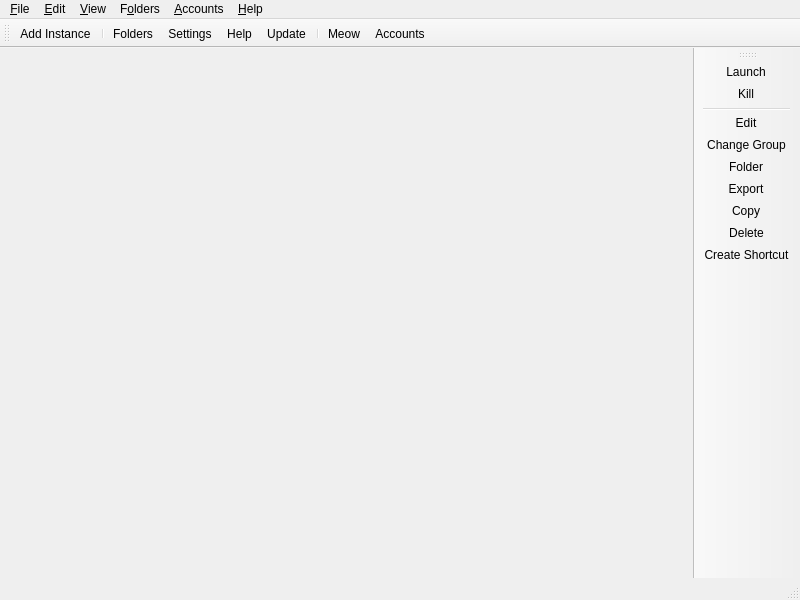
<?xml version="1.0" encoding="UTF-8"?>
<ui version="4.0">
 <class>MainWindow</class>
 <widget class="QMainWindow" name="MainWindow">
  <property name="geometry">
   <rect>
    <x>0</x>
    <y>0</y>
    <width>800</width>
    <height>600</height>
   </rect>
  </property>
  <widget class="QWidget" name="centralWidget">
   <layout class="QHBoxLayout" name="horizontalLayout">
    <property name="spacing">
     <number>0</number>
    </property>
    <property name="leftMargin">
     <number>0</number>
    </property>
    <property name="topMargin">
     <number>0</number>
    </property>
    <property name="rightMargin">
     <number>0</number>
    </property>
    <property name="bottomMargin">
     <number>0</number>
    </property>
   </layout>
  </widget>
  <widget class="QStatusBar" name="statusBar"/>
  <widget class="QToolBar" name="mainToolBar">
   <property name="windowTitle">
    <string>Main Toolbar</string>
   </property>
   <property name="allowedAreas">
    <set>Qt::BottomToolBarArea|Qt::TopToolBarArea</set>
   </property>
   <property name="toolButtonStyle">
    <enum>Qt::ToolButtonTextBesideIcon</enum>
   </property>
   <property name="floatable">
    <bool>false</bool>
   </property>
   <attribute name="toolBarArea">
    <enum>TopToolBarArea</enum>
   </attribute>
   <attribute name="toolBarBreak">
    <bool>false</bool>
   </attribute>
   <addaction name="actionAddInstance"/>
   <addaction name="separator"/>
   <addaction name="actionFoldersButton"/>
   <addaction name="actionSettings"/>
   <addaction name="actionHelpButton"/>
   <addaction name="actionCheckUpdate"/>
   <addaction name="separator"/>
   <addaction name="actionCAT"/>
   <addaction name="actionAccountsButton"/>
  </widget>
  <widget class="WideBar" name="instanceToolBar">
   <property name="windowTitle">
    <string>Instance Toolbar</string>
   </property>
   <property name="allowedAreas">
    <set>Qt::LeftToolBarArea|Qt::RightToolBarArea</set>
   </property>
   <property name="iconSize">
    <size>
     <width>16</width>
     <height>16</height>
    </size>
   </property>
   <property name="toolButtonStyle">
    <enum>Qt::ToolButtonTextBesideIcon</enum>
   </property>
   <property name="floatable">
    <bool>false</bool>
   </property>
   <property name="useDefaultAction" stdset="0">
    <bool>true</bool>
   </property>
   <attribute name="toolBarArea">
    <enum>RightToolBarArea</enum>
   </attribute>
   <attribute name="toolBarBreak">
    <bool>false</bool>
   </attribute>
   <addaction name="actionLaunchInstance"/>
   <addaction name="actionKillInstance"/>
   <addaction name="separator"/>
   <addaction name="actionEditInstance"/>
   <addaction name="actionChangeInstGroup"/>
   <addaction name="actionViewSelectedInstFolder"/>
   <addaction name="actionExportInstance"/>
   <addaction name="actionCopyInstance"/>
   <addaction name="actionDeleteInstance"/>
   <addaction name="actionCreateInstanceShortcut"/>
  </widget>
  <widget class="QMenuBar" name="menuBar">
   <property name="geometry">
    <rect>
     <x>0</x>
     <y>0</y>
     <width>800</width>
     <height>22</height>
    </rect>
   </property>
   <widget class="QMenu" name="fileMenu">
    <property name="title">
     <string>&amp;File</string>
    </property>
    <property name="toolTipsVisible">
     <bool>true</bool>
    </property>
    <addaction name="actionAddInstance"/>
    <addaction name="separator"/>
    <addaction name="actionLaunchInstance"/>
    <addaction name="actionKillInstance"/>
    <addaction name="separator"/>
    <addaction name="actionEditInstance"/>
    <addaction name="actionChangeInstGroup"/>
    <addaction name="actionViewSelectedInstFolder"/>
    <addaction name="actionExportInstance"/>
    <addaction name="actionCopyInstance"/>
    <addaction name="actionDeleteInstance"/>
    <addaction name="actionCreateInstanceShortcut"/>
    <addaction name="separator"/>
    <addaction name="actionSettings"/>
    <addaction name="actionCloseWindow"/>
   </widget>
   <widget class="QMenu" name="editMenu">
    <property name="title">
     <string>&amp;Edit</string>
    </property>
    <property name="toolTipsVisible">
     <bool>true</bool>
    </property>
    <addaction name="actionUndoTrashInstance"/>
   </widget>
   <widget class="QMenu" name="viewMenu">
    <property name="title">
     <string>&amp;View</string>
    </property>
    <property name="toolTipsVisible">
     <bool>true</bool>
    </property>
    <addaction name="actionChangeTheme"/>
    <addaction name="separator"/>
    <addaction name="actionCAT"/>
    <addaction name="actionToggleStatusBar"/>
    <addaction name="actionLockToolbars"/>
    <addaction name="separator"/>
   </widget>
   <widget class="QMenu" name="foldersMenu">
    <property name="title">
     <string>F&amp;olders</string>
    </property>
    <property name="toolTipsVisible">
     <bool>true</bool>
    </property>
    <addaction name="actionViewLauncherRootFolder"/>
    <addaction name="separator"/>
    <addaction name="actionViewInstanceFolder"/>
    <addaction name="actionViewCentralModsFolder"/>
    <addaction name="actionViewSkinsFolder"/>
    <addaction name="actionViewJavaFolder"/>
    <addaction name="separator"/>
    <addaction name="actionViewIconThemeFolder"/>
    <addaction name="actionViewWidgetThemeFolder"/>
    <addaction name="actionViewCatPackFolder"/>
    <addaction name="actionViewIconsFolder"/>
    <addaction name="separator"/>
    <addaction name="actionViewLogsFolder"/>
   </widget>
   <widget class="QMenu" name="accountsMenu">
    <property name="title">
     <string>&amp;Accounts</string>
    </property>
   </widget>
   <widget class="QMenu" name="helpMenu">
    <property name="title">
     <string>&amp;Help</string>
    </property>
    <property name="toolTipsVisible">
     <bool>true</bool>
    </property>
    <addaction name="actionClearMetadata"/>
    <addaction name="actionReportBug"/>
    <addaction name="actionViewLog"/>
    <addaction name="actionAddToPATH"/>
    <addaction name="separator"/>
    <addaction name="actionMATRIX"/>
    <addaction name="actionDISCORD"/>
    <addaction name="actionREDDIT"/>
    <addaction name="separator"/>
    <addaction name="actionMoreNews"/>
    <addaction name="actionCheckUpdate"/>
    <addaction name="actionOpenWiki"/>
    <addaction name="actionAbout"/>
   </widget>
   <addaction name="fileMenu"/>
   <addaction name="editMenu"/>
   <addaction name="viewMenu"/>
   <addaction name="foldersMenu"/>
   <addaction name="accountsMenu"/>
   <addaction name="helpMenu"/>
  </widget>
  <action name="actionMoreNews">
   <property name="icon">
    <iconset theme="news"/>
   </property>
   <property name="text">
    <string>More News...</string>
   </property>
   <property name="toolTip">
    <string>Open the development blog to read more news about %1.</string>
   </property>
  </action>
  <action name="actionCAT">
   <property name="checkable">
    <bool>true</bool>
   </property>
   <property name="icon">
    <iconset theme="cat"/>
   </property>
   <property name="text">
    <string>&amp;Meow</string>
   </property>
   <property name="toolTip">
    <string>It's a fluffy kitty :3</string>
   </property>
  </action>
  <action name="actionToggleStatusBar">
   <property name="checkable">
    <bool>true</bool>
   </property>
   <property name="text">
    <string>Status Bar</string>
   </property>
  </action>
  <action name="actionLockToolbars">
   <property name="checkable">
    <bool>true</bool>
   </property>
   <property name="text">
    <string>Lock Toolbars</string>
   </property>
  </action>
  <action name="actionUndoTrashInstance">
   <property name="enabled">
    <bool>false</bool>
   </property>
   <property name="text">
    <string>&amp;Undo Last Instance Deletion</string>
   </property>
  </action>
  <action name="actionAddInstance">
   <property name="icon">
    <iconset theme="new"/>
   </property>
   <property name="text">
    <string>Add Instanc&amp;e...</string>
   </property>
   <property name="toolTip">
    <string>Add a new instance.</string>
   </property>
  </action>
  <action name="actionCheckUpdate">
   <property name="icon">
    <iconset theme="checkupdate"/>
   </property>
   <property name="text">
    <string>&amp;Update...</string>
   </property>
   <property name="toolTip">
    <string>Check for new updates for %1.</string>
   </property>
   <property name="menuRole">
    <enum>QAction::ApplicationSpecificRole</enum>
   </property>
  </action>
  <action name="actionSettings">
   <property name="icon">
    <iconset theme="settings"/>
   </property>
   <property name="text">
    <string>Setti&amp;ngs...</string>
   </property>
   <property name="toolTip">
    <string>Change settings.</string>
   </property>
   <property name="menuRole">
    <enum>QAction::PreferencesRole</enum>
   </property>
  </action>
  <action name="actionManageAccounts">
   <property name="icon">
    <iconset theme="accounts"/>
   </property>
   <property name="text">
    <string>&amp;Manage Accounts...</string>
   </property>
  </action>
  <action name="actionLaunchInstance">
   <property name="icon">
    <iconset theme="launch"/>
   </property>
   <property name="text">
    <string>&amp;Launch</string>
   </property>
   <property name="toolTip">
    <string>Launch the selected instance.</string>
   </property>
  </action>
  <action name="actionKillInstance">
   <property name="icon">
    <iconset theme="status-bad"/>
   </property>
   <property name="text">
    <string>&amp;Kill</string>
   </property>
   <property name="toolTip">
    <string>Kill the running instance.</string>
   </property>
   <property name="shortcut">
    <string>Ctrl+K</string>
   </property>
  </action>
  <action name="actionRenameInstance">
   <property name="icon">
    <iconset theme="rename"/>
   </property>
   <property name="text">
    <string>Rename</string>
   </property>
   <property name="toolTip">
    <string>Rename the selected instance.</string>
   </property>
  </action>
  <action name="actionChangeInstGroup">
   <property name="icon">
    <iconset theme="tag"/>
   </property>
   <property name="text">
    <string>&amp;Change Group...</string>
   </property>
   <property name="toolTip">
    <string>Change the selected instance's group.</string>
   </property>
   <property name="shortcut">
    <string>Ctrl+G</string>
   </property>
  </action>
  <action name="actionChangeInstIcon">
   <property name="text">
    <string>Change Icon</string>
   </property>
   <property name="toolTip">
    <string>Change the selected instance's icon.</string>
   </property>
  </action>
  <action name="actionEditInstance">
   <property name="icon">
    <iconset theme="settings"/>
   </property>
   <property name="text">
    <string>&amp;Edit...</string>
   </property>
   <property name="toolTip">
    <string>Change the instance settings, mods and versions.</string>
   </property>
   <property name="shortcut">
    <string>Ctrl+I</string>
   </property>
  </action>
  <action name="actionViewSelectedInstFolder">
   <property name="icon">
    <iconset theme="viewfolder"/>
   </property>
   <property name="text">
    <string>&amp;Folder</string>
   </property>
   <property name="toolTip">
    <string>Open the selected instance's root folder in a file browser.</string>
   </property>
  </action>
  <action name="actionDeleteInstance">
   <property name="icon">
    <iconset theme="delete"/>
   </property>
   <property name="text">
    <string>Dele&amp;te</string>
   </property>
   <property name="toolTip">
    <string>Delete the selected instance.</string>
   </property>
   <property name="autoRepeat">
    <bool>false</bool>
   </property>
  </action>
  <action name="actionCopyInstance">
   <property name="icon">
    <iconset theme="copy"/>
   </property>
   <property name="text">
    <string>Cop&amp;y...</string>
   </property>
   <property name="toolTip">
    <string>Copy the selected instance.</string>
   </property>
   <property name="shortcut">
    <string>Ctrl+D</string>
   </property>
  </action>
  <action name="actionExportInstance">
   <property name="icon">
    <iconset theme="export"/>
   </property>
   <property name="text">
    <string>E&amp;xport...</string>
   </property>
   <property name="toolTip">
    <string>Export the selected instance to supported formats.</string>
   </property>
  </action>
  <action name="actionExportInstanceZip">
   <property name="icon">
    <iconset theme="launcher"/>
   </property>
   <property name="text">
    <string>Prism Launcher (zip)</string>
   </property>
  </action>
  <action name="actionExportInstanceMrPack">
   <property name="icon">
    <iconset theme="modrinth"/>
   </property>
   <property name="text">
    <string>Modrinth (mrpack)</string>
   </property>
  </action>
  <action name="actionExportInstanceFlamePack">
   <property name="icon">
    <iconset theme="flame"/>
   </property>
   <property name="text">
    <string>CurseForge (zip)</string>
   </property>
  </action>
  <action name="actionCreateInstanceShortcut">
   <property name="icon">
    <iconset theme="shortcut"/>
   </property>
   <property name="text">
    <string>Create Shortcut</string>
   </property>
   <property name="toolTip">
    <string>Creates a shortcut on a selected folder to launch the selected instance.</string>
   </property>
  </action>
  <action name="actionNoAccountsAdded">
   <property name="icon">
    <iconset theme="noaccount"/>
   </property>
   <property name="text">
    <string>No accounts added!</string>
   </property>
  </action>
  <action name="actionNoDefaultAccount">
   <property name="checkable">
    <bool>true</bool>
   </property>
   <property name="icon">
    <iconset theme="noaccount"/>
   </property>
   <property name="text">
    <string>No Default Account</string>
   </property>
   <property name="shortcut">
    <string>Ctrl+0</string>
   </property>
  </action>
  <action name="actionCloseWindow">
   <property name="icon">
    <iconset theme="status-bad"/>
   </property>
   <property name="text">
    <string>Close &amp;Window</string>
   </property>
   <property name="toolTip">
    <string>Close the current window</string>
   </property>
   <property name="menuRole">
    <enum>QAction::QuitRole</enum>
   </property>
  </action>
  <action name="actionViewInstanceFolder">
   <property name="icon">
    <iconset theme="viewfolder"/>
   </property>
   <property name="text">
    <string>&amp;Instances</string>
   </property>
   <property name="toolTip">
    <string>Open the instances folder in a file browser.</string>
   </property>
  </action>
  <action name="actionViewLauncherRootFolder">
   <property name="icon">
    <iconset theme="viewfolder"/>
   </property>
   <property name="text">
    <string>Launcher &amp;Root</string>
   </property>
   <property name="toolTip">
    <string>Open the launcher's root folder in a file browser.</string>
   </property>
  </action>
  <action name="actionViewCentralModsFolder">
   <property name="icon">
    <iconset theme="centralmods"/>
   </property>
   <property name="text">
    <string>&amp;Central Mods</string>
   </property>
   <property name="toolTip">
    <string>Open the central mods folder in a file browser.</string>
   </property>
  </action>
  <action name="actionViewSkinsFolder">
   <property name="icon">
    <iconset theme="viewfolder"/>
   </property>
   <property name="text">
    <string>&amp;Skins</string>
   </property>
   <property name="toolTip">
    <string>Open the skins folder in a file browser.</string>
   </property>
  </action>
  <action name="actionViewIconsFolder">
   <property name="icon">
    <iconset theme="viewfolder"/>
   </property>
   <property name="text">
    <string>Instance Icons</string>
   </property>
   <property name="toolTip">
    <string>Open the instance icons folder in a file browser.</string>
   </property>
  </action>
  <action name="actionViewLogsFolder">
   <property name="icon">
    <iconset theme="viewfolder"/>
   </property>
   <property name="text">
    <string>Logs</string>
   </property>
   <property name="toolTip">
    <string>Open the logs folder in a file browser.</string>
   </property>
  </action>
  <action name="actionChangeTheme">
   <property name="text">
    <string>Themes</string>
   </property>
  </action>
  <action name="actionReportBug">
   <property name="icon">
    <iconset theme="bug"/>
   </property>
   <property name="text">
    <string>Report a Bug or Suggest a Feature</string>
   </property>
   <property name="toolTip">
    <string>Open the bug tracker to report a bug with %1.</string>
   </property>
  </action>
  <action name="actionDISCORD">
   <property name="icon">
    <iconset theme="discord"/>
   </property>
   <property name="text">
    <string>&amp;Discord Guild</string>
   </property>
   <property name="toolTip">
    <string>Open %1 Discord guild.</string>
   </property>
  </action>
  <action name="actionMATRIX">
   <property name="icon">
    <iconset theme="matrix"/>
   </property>
   <property name="text">
    <string>&amp;Matrix Space</string>
   </property>
   <property name="toolTip">
    <string>Open %1 Matrix space.</string>
   </property>
  </action>
  <action name="actionREDDIT">
   <property name="icon">
    <iconset theme="reddit-alien"/>
   </property>
   <property name="text">
    <string>Sub&amp;reddit</string>
   </property>
   <property name="toolTip">
    <string>Open %1 subreddit.</string>
   </property>
  </action>
  <action name="actionAbout">
   <property name="icon">
    <iconset theme="about"/>
   </property>
   <property name="text">
    <string>&amp;About %1</string>
   </property>
   <property name="toolTip">
    <string>View information about %1.</string>
   </property>
   <property name="menuRole">
    <enum>QAction::AboutRole</enum>
   </property>
  </action>
  <action name="actionClearMetadata">
   <property name="icon">
    <iconset theme="refresh"/>
   </property>
   <property name="text">
    <string>&amp;Clear Metadata Cache</string>
   </property>
   <property name="toolTip">
    <string>Clear cached metadata</string>
   </property>
  </action>
  <action name="actionViewLog">
   <property name="icon">
    <iconset theme="log">
     <normaloff>.</normaloff>.</iconset>
   </property>
   <property name="text">
    <string>View logs</string>
   </property>
   <property name="toolTip">
    <string>View current and previous launcher logs</string>
   </property>
  </action>
  <action name="actionAddToPATH">
   <property name="icon">
    <iconset theme="custom-commands"/>
   </property>
   <property name="text">
    <string>Install to &amp;PATH</string>
   </property>
   <property name="toolTip">
    <string>Install a %1 symlink to /usr/local/bin</string>
   </property>
  </action>
  <action name="actionFoldersButton">
   <property name="icon">
    <iconset theme="viewfolder"/>
   </property>
   <property name="text">
    <string>Folders</string>
   </property>
   <property name="toolTip">
    <string>Open one of the folders shared between instances.</string>
   </property>
  </action>
  <action name="actionHelpButton">
   <property name="icon">
    <iconset theme="help"/>
   </property>
   <property name="text">
    <string>Help</string>
   </property>
   <property name="toolTip">
    <string>Get help with %1 or Minecraft.</string>
   </property>
  </action>
  <action name="actionAccountsButton">
   <property name="icon">
    <iconset theme="noaccount"/>
   </property>
   <property name="text">
    <string>Accounts</string>
   </property>
  </action>
  <action name="actionOpenWiki">
   <property name="icon">
    <iconset theme="help"/>
   </property>
   <property name="text">
    <string>%1 &amp;Help</string>
   </property>
   <property name="toolTip">
    <string>Open the %1 wiki</string>
   </property>
  </action>
  <action name="actionViewWidgetThemeFolder">
   <property name="icon">
    <iconset theme="viewfolder"/>
   </property>
   <property name="text">
    <string>&amp;Widget Themes</string>
   </property>
   <property name="toolTip">
    <string>Open the widget themes folder in a file browser.</string>
   </property>
  </action>
  <action name="actionViewIconThemeFolder">
   <property name="icon">
    <iconset theme="viewfolder"/>
   </property>
   <property name="text">
    <string>I&amp;con Theme</string>
   </property>
   <property name="toolTip">
    <string>Open the icon theme folder in a file browser.</string>
   </property>
  </action>
  <action name="actionViewCatPackFolder">
   <property name="icon">
    <iconset theme="viewfolder"/>
   </property>
   <property name="text">
    <string>Cat Packs</string>
   </property>
   <property name="toolTip">
    <string>Open the cat packs folder in a file browser.</string>
   </property>
  </action>
  <action name="actionViewJavaFolder">
   <property name="icon">
    <iconset theme="viewfolder"/>
   </property>
   <property name="text">
    <string>Java</string>
   </property>
   <property name="toolTip">
    <string>Open the Java folder in a file browser. Only available if the built-in Java downloader is used.</string>
   </property>
  </action>
 </widget>
 <customwidgets>
  <customwidget>
   <class>WideBar</class>
   <extends>QToolBar</extends>
   <header>ui/widgets/WideBar.h</header>
  </customwidget>
 </customwidgets>
 <resources/>
 <connections/>
</ui>
